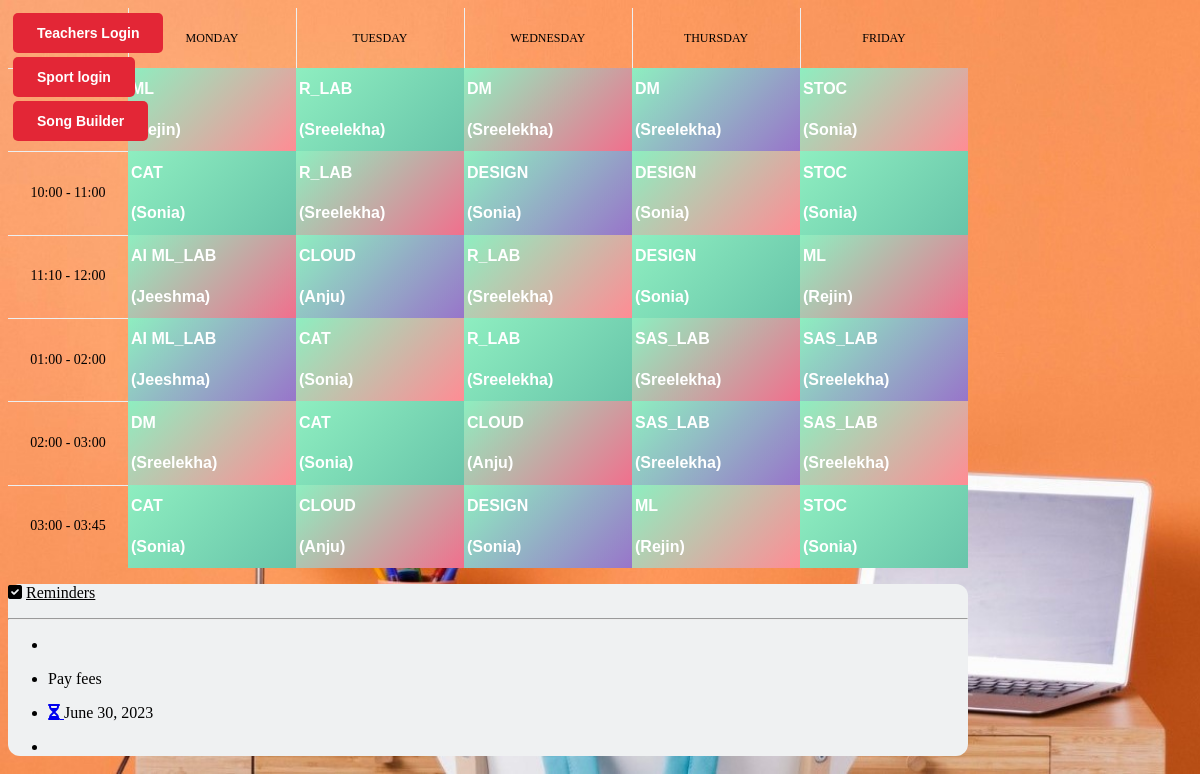
The page / on the database its author committed.
### student/models.py (models this page shows, shortened)
class Timetable(models.Model):
    hnum = models.IntegerField(unique=True)
    hname = models.CharField(max_length=30)
    tname = models.CharField(max_length=30)

class Reminder(models.Model):
    rname=models.CharField(max_length=500)
    rdate = models.DateField()

### student/views.py (the view)
# urls.py: path('', include('student.urls')),
def student(request):
    data = Reminder.objects.all()
    tdata = Timetable.objects.order_by('hnum')
    hna = ['']
    tna = ['']
    for td in tdata:
        hna.append(td.hname)
        tna.append(td.tname)
    return render(request, "student.html", {'data': data, 'hna': hna, 'tna': tna})

### template/student.html (shortened to what this page needs)
<!DOCTYPE html>
{% load static %}
<html>
<head>
  <link rel="stylesheet" href="https://cdnjs.cloudflare.com/ajax/libs/font-awesome/6.0.0/css/all.min.css">
  <link rel="stylesheet" href="https://mdbcdn.b-cdn.net/wp-content/themes/mdbootstrap4/docs-app/css/dist/mdb5/standard/core.min.css">
  <link rel="stylesheet" id="roboto-subset.css-css" href="https://mdbcdn.b-cdn.net/wp-content/themes/mdbootstrap4/docs-app/css/mdb5/fonts/roboto-subset.css?ver=3.9.0-update.5" type="text/css" media="all">
</head>
<body>
  <div class="container">
    <div class="login-buttons">
      <table>
      <tr><td><a class="widget-button" href="teacher_login">Teachers Login</a></td></tr>
      <tr><td><a class="widget-button" href="login">Sport login</a></td></tr>
      <tr><td><a class="widget-button" href="home1">Song Builder</a></td></tr>
    </table>
    </div>
  <div class="container">
      <div class="timetable">
      <div class="week-names">
        <div>Monday</div>
        <div>Tuesday</div>
        <div>Wednesday</div>
        <div>Thursday</div>
        <div>Friday</div>
      </div>
      <div class="time-interval">
        <div>09:00 - 10:00</div>
        <div>10:00 - 11:00</div>
        <div>11:10 - 12:00</div>
        <div>01:00 - 02:00</div>
        <div>02:00 - 03:00</div>
        <div>03:00 - 03:45</div>
      </div>
      <div class="content">
        <div>
          <div class="accent-orange-gradient">
            <table>
              <tr>
                <td name="hname" value = "">{{hna.1}}</td>
              </tr>
              <tr>
                <td name= "tname" value = "">{{tna.1}}</td>
              </tr>
            </table>
          </div>
        </div>
        <div>
          <div class="accent-cyan-gradient"> <table>
            <tr>
              <td name="hname" value = "">{{hna.2}}</td>
            </tr>
            <tr>
              <td name= "tname" value = "">{{tna.2}}</td>
            </tr>
          </table></div>
        </div>
        <div>
          <div class="accent-pink-gradient"> <table>
            <tr>
              <td name="hname" value = "">{{hna.3}}</td>
            </tr>
            <tr>
              <td name= "tname" value = "">{{tna.3}}</td>
            </tr>
          </table></div>
        </div>
        <div>
          <div class="accent-purple-gradient"> <table>
            <tr>
              <td name="hname" value = "">{{hna.4}}</td>
            </tr>
            <tr>
              <td name= "tname" value = "">{{tna.4}}</td>
            </tr>
          </table></div>
        </div>
        <div>
          <div class="accent-orange-gradient"> <table>
            <tr>
              <td name="hname" value = "">{{hna.5}}</td>
            </tr>
            <tr>
              <td name= "tname" value = "">{{tna.5}}</td>
            </tr>
          </table></div>
        </div>
        <div>
          <div class="accent-cyan-gradient"><table>
            <tr>
              <td name="hname" value = "">{{hna.6}}</td>
            </tr>
            <tr>
              <td name= "tname" value = "">{{tna.6}}</td>
            </tr>
          </table></div>
        </div>
        <div>
          <div class="accent-pink-gradient"><table>
            <tr>
              <td name="hname" value = "">{{hna.7}}</td>
            </tr>
            <tr>
              <td name= "tname" value = "">{{tna.7}}</td>
            </tr>
          </table></div>
        </div>
        <div>
          <div class="accent-purple-gradient"><table>
            <tr>
              <td name="hname" value = "">{{hna.8}}</td>
            </tr>
            <tr>
              <td name= "tname" value = "">{{tna.8}}</td>
            </tr>
          </table></div>
        </div>
        <div>
          <div class="accent-orange-gradient"><table>
            <tr>
              <td name="hname" value = "">{{hna.9}}</td>
            </tr>
            <tr>
              <td name= "tname" value = "">{{tna.9}}</td>
            </tr>
          </table></div>
        </div>
        <div>
          <div class="accent-cyan-gradient"><table>
            <tr>
              <td name="hname" value = "">{{hna.10}}</td>
            </tr>
            <tr>
              <td name= "tname" value = "">{{tna.10}}</td>
            </tr>
          </table></div>
        </div>
        <div>
          <div class="accent-pink-gradient"><table>
            <tr>
              <td name="hname" value = "">{{hna.11}}</td>
            </tr>
            <tr>
              <td name= "tname" value = "">{{tna.11}}</td>
            </tr>
          </table></div>
        </div>
        <div>
          <div class="accent-purple-gradient"><table>
            <tr>
              <td name="hname" value = "">{{hna.12}}</td>
            </tr>
            <tr>
              <td name= "tname" value = "">{{tna.12}}</td>
            </tr>
          </table></div>
        </div>
        <div>
          <div class="accent-orange-gradient"><table>
            <tr>
              <td name="hname" value = "">{{hna.13}}</td>
            </tr>
            <tr>
              <td name= "tname" value = "">{{tna.13}}</td>
            </tr>
          </table></div>
        </div>
        <div>
          <div class="accent-cyan-gradient"><table>
            <tr>
              <td name="hname" value = "">{{hna.14}}</td>
            </tr>
            <tr>
              <td name= "tname" value = "">{{tna.14}}</td>
            </tr>
          </table></div>
        </div>
        <div>
          <div class="accent-pink-gradient"><table>
            <tr>
              <td name="hname" value = "">{{hna.15}}</td>
            </tr>
            <tr>
              <td name= "tname" value = "">{{tna.15}}</td>
            </tr>
          </table></div>
        </div>
        <div>
          <div class="accent-purple-gradient"><table>
            <tr>
              <td name="hname" value = "">{{hna.16}}</td>
            </tr>
            <tr>
              <td name= "tname" value = "">{{tna.16}}</td>
            </tr>
          </table></div>
        </div>
        <div>
          <div class="accent-orange-gradient"><table>
            <tr>
              <td name="hname" value = "">{{hna.17}}</td>
            </tr>
            <tr>
              <td name= "tname" value = "">{{tna.17}}</td>
            </tr>
          </table></div>
        </div>
        <div>
          <div class="accent-cyan-gradient"><table>
            <tr>
              <td name="hname" value = "">{{hna.18}}</td>
            </tr>
            <tr>
              <td name= "tname" value = "">{{tna.18}}</td>
            </tr>
          </table></div>
        </div>
        <div>
          <div class="accent-pink-gradient"><table>
            <tr>
              <td name="hname" value = "">{{hna.19}}</td>
            </tr>
            <tr>
              <td name= "tname" value = "">{{tna.19}}</td>
            </tr>
          </table></div>
        </div>
        <div>
          <div class="accent-purple-gradient"><table>
            <tr>
              <td name="hname" value = "">{{hna.20}}</td>
            </tr>
            <tr>
              <td name= "tname" value = "">{{tna.20}}</td>
            </tr>
          </table></div>
        </div>
        <div>
          <div class="accent-orange-gradient"><table>
            <tr>
              <td name="hname" value = "">{{hna.21}}</td>
            </tr>
            <tr>
              <td name= "tname" value = "">{{tna.21}}</td>
            </tr>
          </table></div>
        </div>
        <div>
          <div class="accent-cyan-gradient"><table>
            <tr>
              <td name="hname" value = "">{{hna.22}}</td>
            </tr>
            <tr>
              <td name= "tname" value = "">{{tna.22}}</td>
            </tr>
          </table></div>
        </div>
        <div>
          <div class="accent-pink-gradient"><table>
            <tr>
              <td name="hname" value = "">{{hna.23}}</td>
            </tr>
            <tr>
              <td name= "tname" value = "">{{tna.23}}</td>
            </tr>
          </table></div>
        </div>
        <div>
          <div class="accent-purple-gradient"><table>
            <tr>
              <td name="hname" value = "">{{hna.24}}</td>
            </tr>
            <tr>
              <td name= "tname" value = "">{{tna.24}}</td>
            </tr>
          </table></div>
        </div>
        <div>
          <div class="accent-orange-gradient"><table>
              <tr>
                <td name="hname" value = "">{{hna.25}}</td>
              </tr>
              <tr>
                <td name= "tname" value = "">{{tna.25}}</td>
              </tr>
            </table></div>
        </div>
        <div>
          <div class="accent-cyan-gradient"><table>
            <tr>
              <td name="hname" value = "">{{hna.26}}</td>
            </tr>
            <tr>
              <td name= "tname" value = "">{{tna.26}}</td>
            </tr>
          </table></div>
        </div>
        <div>
          <div class="accent-pink-gradient"><table>
            <tr>
              <td name="hname" value = "">{{hna.27}}</td>
            </tr>
            <tr>
              <td name= "tname" value = "">{{tna.27}}</td>
            </tr>
          </table></div>
        </div>
        <div>
          <div class="accent-purple-gradient"><table>
            <tr>
              <td name="hname" value = "">{{hna.28}}</td>
            </tr>
            <tr>
              <td name= "tname" value = "">{{tna.28}}</td>
            </tr>
          </table></div>
        </div>
        <div>
          <div class="accent-orange-gradient"><table>
            <tr>
              <td name="hname" value = "">{{hna.29}}</td>
            </tr>
            <tr>
              <td name= "tname" value = "">{{tna.29}}</td>
            </tr>
          </table></div>
        </div>
        <div>
          <div class="accent-cyan-gradient"><table>
            <tr>
              <td name="hname" value = "">{{hna.30}}</td>
            </tr>
            <tr>
              <td name= "tname" value = "">{{tna.30}}</td>
            </tr>
          </table></div>
        </div>
      </div>
    </div>
    <section class="vh-100">
      <div class="container py-5 h-100">
        <div class="row d-flex justify-content-center align-items-center h-100">
          <div class="col">
            <div class="card" id="list1" style="border-radius: .75rem; background-color: #eff1f2;">
              <div class="card-body py-4 px-4 px-md-5">
                <p class="h1 text-center mt-3 mb-4 pb-3 text-primary">
                  <i class="fas fa-check-square me-1"></i>
                  <u>Reminders</u>
                </p>
                <hr class="my-4">
                {% for item in data %}
                    <ul class="list-group list-group-horizontal rounded-0">
                      <li
                        class="list-group-item d-flex align-items-center ps-0 pe-3 py-1 rounded-0 border-0 bg-transparent">
                      </li>
                      <li
                        class="list-group-item px-3 py-1 d-flex align-items-center flex-grow-1 border-0 bg-transparent">
                        <p class="lead fw-normal mb-0">{{ item.rname }}</p>
                      </li>
                      <li class="list-group-item px-3 py-1 d-flex align-items-center border-0 bg-transparent">
                        <div
                          class="py-2 px-3 me-2 border border-warning rounded-3 d-flex align-items-center bg-light">
                          <p class="small mb-0">
                            <a href="#!" data-mdb-toggle="tooltip" title="Due on date">
                              <i class="fas fa-hourglass-half me-2 text-warning"></i>
                            </a>
                            {{ item.rdate }}
                          </p>
                        </div>
                      </li>
                      <li class="list-group-item ps-3 pe-0 py-1 rounded-0 border-0 bg-transparent">
                      </li>
                    </ul>
                {% endfor %}
              </div>
            </div>
          </div>
        </div>
      </div>
    </section>
  </div>
</body>
</html>

### rows shown on the page
Timetable: hname "ML", tname "(Rejin)"
Timetable: hname "R_LAB", tname "(Sreelekha)"
Timetable: hname "DM", tname "(Sreelekha)"
Timetable: hname "DM", tname "(Sreelekha)"
Timetable: hname "STOC", tname "(Sonia)"
Timetable: hname "CAT", tname "(Sonia)"
Timetable: hname "R_LAB", tname "(Sreelekha)"
Timetable: hname "DESIGN", tname "(Sonia)"
Timetable: hname "DESIGN", tname "(Sonia)"
Timetable: hname "STOC", tname "(Sonia)"
Timetable: hname "AI ML_LAB", tname "(Jeeshma)"
Timetable: hname "CLOUD", tname "(Anju)"
Timetable: hname "R_LAB", tname "(Sreelekha)"
Timetable: hname "DESIGN", tname "(Sonia)"
Timetable: hname "ML", tname "(Rejin)"
Timetable: hname "AI ML_LAB", tname "(Jeeshma)"
Timetable: hname "CAT", tname "(Sonia)"
Timetable: hname "R_LAB", tname "(Sreelekha)"
Timetable: hname "SAS_LAB", tname "(Sreelekha)"
Timetable: hname "SAS_LAB", tname "(Sreelekha)"
Timetable: hname "DM", tname "(Sreelekha)"
Timetable: hname "CAT", tname "(Sonia)"
Timetable: hname "CLOUD", tname "(Anju)"
Timetable: hname "SAS_LAB", tname "(Sreelekha)"
Timetable: hname "SAS_LAB", tname "(Sreelekha)"
Timetable: hname "CAT", tname "(Sonia)"
Timetable: hname "CLOUD", tname "(Anju)"
Timetable: hname "DESIGN", tname "(Sonia)"
Timetable: hname "ML", tname "(Rejin)"
Timetable: hname "STOC", tname "(Sonia)"
Reminder: rname "Pay fees", rdate "June 30, 2023"
